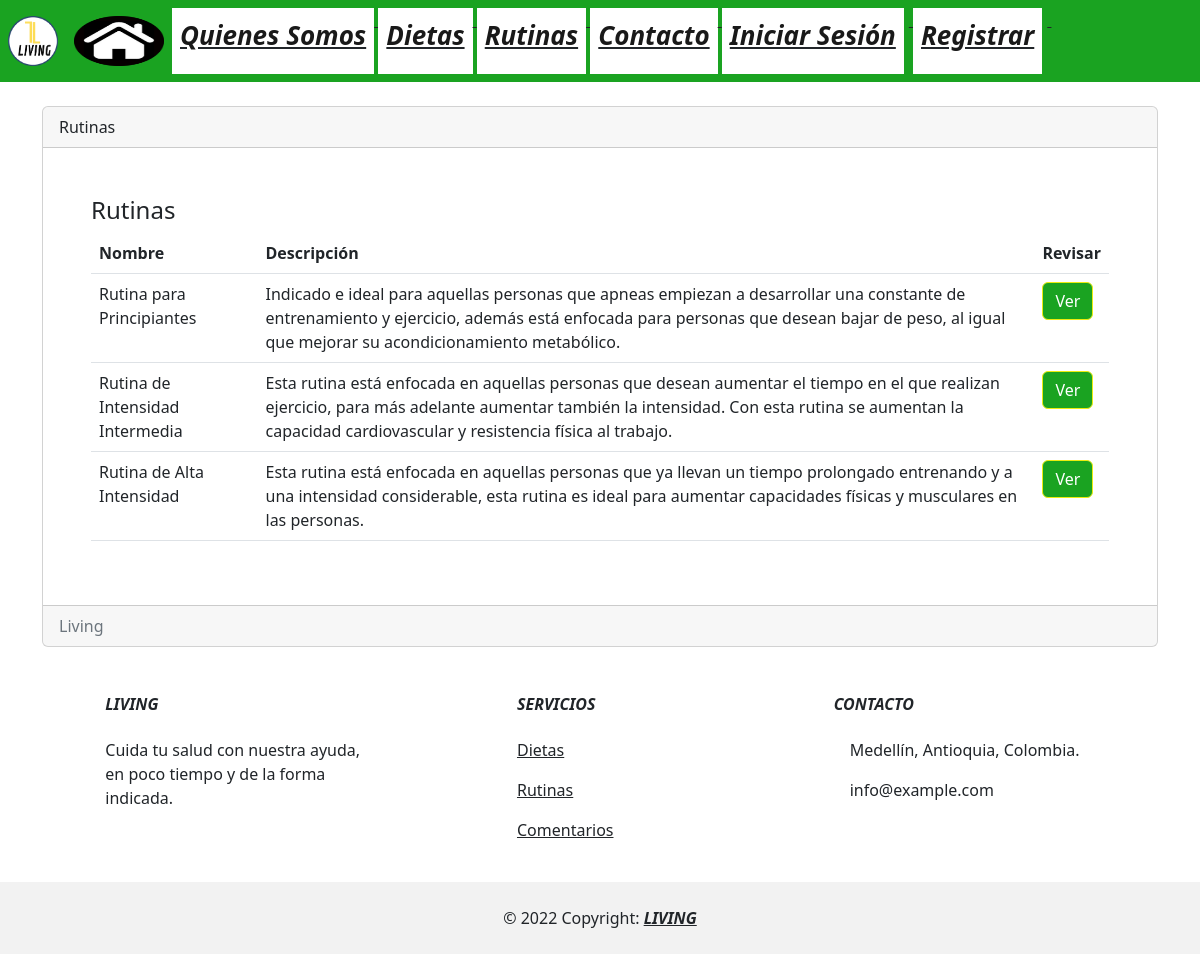
/rutinas, run on the app's committed database.
### movie/models.py (models this page shows, shortened)
class Rutina(models.Model):
    Id_rutina = models.IntegerField(primary_key=True)
    nombre_rutina = models.CharField(max_length= 40)
    desc_rutina = models.CharField(max_length= 400)
    previo = models.CharField(max_length= 750, blank=True) #puede quitarse en un futuro porque es igual para todos
    info_rutina1 = models.CharField(max_length= 750, null = True)
    info_rutina2 = models.CharField(max_length= 750, blank=True)
    info_rutina3 = models.CharField(max_length= 750, blank=True)
    dificultad = models.SmallIntegerField(null=True)
    d_rutina = models.CharField(max_length= 3, blank = True) #este campo solo existe para poder acceder a cada rutina desde el catalogo

### movie/views.py (the view)
# urls.py: path('rutinas', views.rutinas, name='rutinas'),
def rutinas(request):
    rutinas = Rutina.objects.all()
    return render(request, 'rutinas.html', {'rutinas': rutinas})#, {'data': data})

### movie/templates/rutinas.html (shortened to what this page needs)
{% extends "base.html" %}
{% block style %}
style="
      font-style: italic ;
      font-weight: bolder;
      text-decoration: underline;
      background-color: rgb(26, 163, 33) ;
      "
{% endblock %}
{% block contenido %}
<div class="card">
    <div class="card-header">
        Rutinas
    </div>
    <div class="card-body p-5">
        <h4 class="card-title">Rutinas</h4>
        <div class="table-responsive">
            <table class="table">
                <thead>
                    <tr>
                        <th scope="col">Nombre</th>
                        <th scope="col">Descripción</th>
                        <th scope="col">Revisar</th>
                    </tr>
                </thead>
                <tbody>
                    {% for rutina in rutinas %}
                    <tr>
                        <td>{{ rutina.nombre_rutina }}</td>
                        <td>{{ rutina.desc_rutina }}</td>
                        <td><a class="btn btn-success" style="
                            background-color: rgb(26, 163, 33); border-color: rgb(236, 236, 16);" href="rutinas/{{ rutina.d_rutina }}" role="button">Ver</a></td>
                    </tr>
                    {% endfor %}
                </tbody>
            </table>
        </div>
    </div>
    <div class="card-footer text-muted">
        Living
    </div>
</div>
{% endblock %}

### data on the page
Rutina: nombre_rutina "Rutina para Principiantes", desc_rutina "Indicado e ideal para aquellas personas que apneas empiezan a desarrollar una constante de entrenamiento y ejercicio, además está enfocada para personas que desean bajar de peso, al igual que mejorar su acondicionamiento metabólico."
Rutina: nombre_rutina "Rutina de Intensidad Intermedia", desc_rutina "Esta rutina está enfocada en aquellas personas que desean aumentar el tiempo en el que realizan ejercicio, para más adelante aumentar también la intensidad. Con esta rutina se aumentan la capacidad cardiovascular y resistencia física al trabajo."
Rutina: nombre_rutina "Rutina de Alta Intensidad", desc_rutina "Esta rutina está enfocada en aquellas personas que ya llevan un tiempo prolongado entrenando y a una intensidad considerable, esta rutina es ideal para aumentar capacidades físicas y musculares en las personas."
